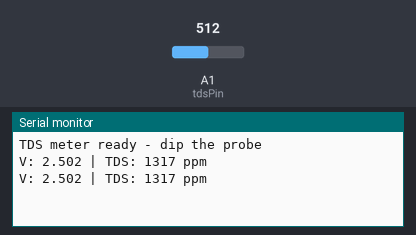
Bench run of a sketch on a simulated Arduino Uno, built with avr-gcc and run on an emulated ATmega328P. Parts: the last lines printed to the serial monitor. The test bench sets the inputs (shaded band); at power-on: A1 (tdsPin) = 512.

Above: at 1.2 s.
1.3 s: A1 (tdsPin) set to 716
At 2.7 s:
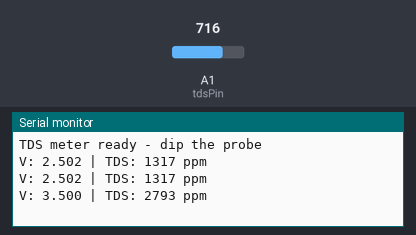
2.8 s: A1 (tdsPin) set to 900
At 4.3 s:
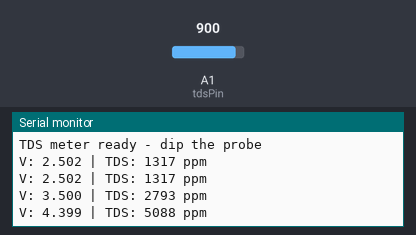
Timing chart, 0 to 5.8 s (numbered marks = the images above; inputs shaded):
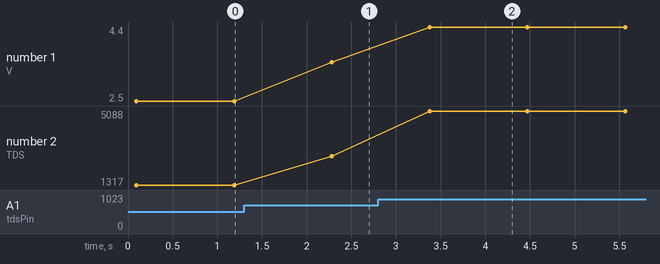

The sketch:

example.ino
```cpp
// Reads the analog TDS probe on an Arduino A1, averages the ADC readings, applies temperature compensation, converts the voltage to TDS ppm, and prints the result over Serial.
//
// Buy this module: https://shillehtek.com/products/tds-water-sensor-module-arduino-raspberry-pi-esp32
// Full manual: https://shillehtek.com/blogs/shillehtek-product-manuals/tds-water-sensor-module-arduino-raspberry-pi-esp32-manual
// More examples: https://github.com/shillehbean/shillehtek-examples
//

// Analog TDS Meter - Arduino Example
// A->A1, +->5V, -->GND

const int tdsPin = A1;
const float VREF = 5.0;
float waterTemp = 25.0;      // replace with DS18B20 reading if available

float readVolts() {
  long total = 0;
  for (int i = 0; i < 30; i++) { total += analogRead(tdsPin); delay(3); }
  return total / 30.0 * VREF / 1023.0;
}

void setup() {
  Serial.begin(115200);
  Serial.println("TDS meter ready - dip the probe");
}

void loop() {
  float volts = readVolts();
  float compensation = 1.0 + 0.02 * (waterTemp - 25.0);
  float v = volts / compensation;

  float tds = (133.42 * v * v * v
             - 255.86 * v * v
             + 857.39 * v) * 0.5;

  Serial.print("V: ");
  Serial.print(volts, 3);
  Serial.print(" | TDS: ");
  Serial.print(tds, 0);
  Serial.println(" ppm");
  delay(1000);
}
```

Measured:
- after the input at 1.3 s, the serial monitor: prints a new line after 0.98 s (image 1)
- after the input at 2.8 s, the serial monitor: prints a new line after 0.58 s (image 2)
- plotted number 1: 2.5 → 3.5 after the input at 1.3 s, 3.5 → 4.4 after the input at 2.8 s
- plotted number 2: 1317 → 2793 after the input at 1.3 s, 2793 → 5088 after the input at 2.8 s
